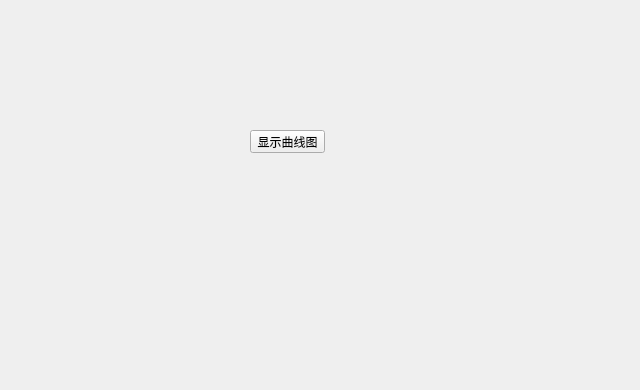
<?xml version="1.0" encoding="UTF-8"?>
<ui version="4.0">
 <class>Step4</class>
 <widget class="QWidget" name="Step4">
  <property name="geometry">
   <rect>
    <x>0</x>
    <y>0</y>
    <width>640</width>
    <height>390</height>
   </rect>
  </property>
  <property name="windowTitle">
   <string>Form</string>
  </property>
  <widget class="QPushButton" name="pushButton">
   <property name="geometry">
    <rect>
     <x>250</x>
     <y>130</y>
     <width>75</width>
     <height>23</height>
    </rect>
   </property>
   <property name="text">
    <string>显示曲线图</string>
   </property>
  </widget>
 </widget>
 <resources/>
 <connections/>
</ui>
